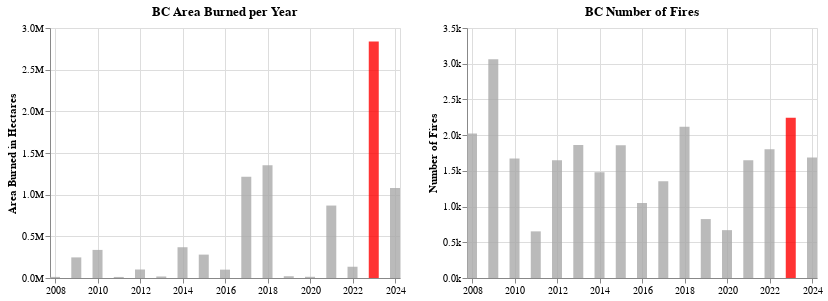

The code cell stored with this chart in its notebook:
### Code cell
#Area burned chart

bar = alt.Chart(fires).mark_bar(opacity=0.8, color='darkgray', size = 10).encode(
    alt.X('date:T', title=None),
    alt.Y('area_burned:Q', title='Area Burned in Hectares', axis=alt.Axis(format='s')),
    color=alt.condition(
        alt.datum.year == 2023,  # If the country is "US" this test returns True,
        alt.value('red'),     # highlight a bar with red.
        alt.value('darkgrey')   # And grey for the rest of the bars
     ),
    tooltip=[alt.Tooltip('year', title="Year"), alt.Tooltip('area_burned', title="Area Burned")]
).properties(width=350, height=250, title='BC Area Burned per Year')


bar2 = alt.Chart(fires).mark_bar(opacity=0.8, color='red', size = 10).encode(
    alt.X('date:T', title=None),
    alt.Y('fire_no:Q', title='Number of Fires', axis=alt.Axis(format='s')),
    color=alt.condition(
        alt.datum.year == 2023,  # If the country is "US" this test returns True,
        alt.value('red'),     # highlight a bar with red.
        alt.value('darkgrey')   # And grey for the rest of the bars
     ),
    tooltip=[alt.Tooltip('year', title="Year"), alt.Tooltip('fire_no', title="Number of Fires")]
).properties(width=350, height=250, title='BC Number of Fires')


bar | bar2

### Figure 1 — Vega-Lite specification as saved in the notebook (floating-point values rounded to 4 significant figures)
{"config": {"view": {"continuousWidth": 300, "continuousHeight": 300}}, "hconcat": [{"mark": {"type": "bar", "color": "darkgray", "opacity": 0.8, "size": 10}, "encoding": {"color": {"condition": {"test": "(datum.year === 2023)", "value": "red"}, "value": "darkgrey"}, "tooltip": [{"field": "year", "title": "Year", "type": "quantitative"}, {"field": "area_burned", "title": "Area Burned", "type": "quantitative"}], "x": {"field": "date", "title": null, "type": "temporal"}, "y": {"axis": {"format": "s"}, "field": "area_burned", "title": "Area Burned in Hectares", "type": "quantitative"}}, "height": 250, "title": "BC Area Burned per Year", "width": 350}, {"mark": {"type": "bar", "color": "red", "opacity": 0.8, "size": 10}, "encoding": {"color": {"condition": {"test": "(datum.year === 2023)", "value": "red"}, "value": "darkgrey"}, "tooltip": [{"field": "year", "title": "Year", "type": "quantitative"}, {"field": "fire_no", "title": "Number of Fires", "type": "quantitative"}], "x": {"field": "date", "title": null, "type": "temporal"}, "y": {"axis": {"format": "s"}, "field": "fire_no", "title": "Number of Fires", "type": "quantitative"}}, "height": 250, "title": "BC Number of Fires", "width": 350}], "data": {"name": "data-3e08916b9b8d7ddbcb95deb383a48d63"}, "$schema": "https://vega.github.io/schema/vega-lite/v5.8.0.json", "datasets": {"data-3e08916b9b8d7ddbcb95deb383a48d63": [{"date": "2008-01-01T00:00:00", "area_burned": 13240, "fire_no": 2023, "avg_size": 6.5, "year": 2008}, {"date": "2009-01-01T00:00:00", "area_burned": 247419, "fire_no": 3064, "avg_size": 80.8, "year": 2009}, {"date": "2010-01-01T00:00:00", "area_burned": 337149, "fire_no": 1672, "avg_size": 201.6, "year": 2010}, {"date": "2011-01-01T00:00:00", "area_burned": 12604, "fire_no": 653, "avg_size": 19.3, "year": 2011}, {"date": "2012-01-01T00:00:00", "area_burned": 102122, "fire_no": 1649, "avg_size": 61.9, "year": 2012}, {"date": "2013-01-01T00:00:00", "area_burned": 18298, "fire_no": 1861, "avg_size": 9.8, "year": 2013}, {"date": "2014-01-01T00:00:00", "area_burned": 369168, "fire_no": 1481, "avg_size": 249.3, "year": 2014}, {"date": "2015-01-01T00:00:00", "area_burned": 280605, "fire_no": 1858, "avg_size": 151.0, "year": 2015}, {"date": "2016-01-01T00:00:00", "area_burned": 100366, "fire_no": 1050, "avg_size": 95.6, "year": 2016}, {"date": "2017-01-01T00:00:00", "area_burned": 1216053, "fire_no": 1353, "avg_size": 898.8, "year": 2017}, {"date": "2018-01-01T00:00:00", "area_burned": 1354284, "fire_no": 2117, "avg_size": 639.7, "year": 2018}, {"date": "2019-01-01T00:00:00", "area_burned": 21138, "fire_no": 825, "avg_size": 25.6, "year": 2019}, {"date": "2020-01-01T00:00:00", "area_burned": 14536, "fire_no": 670, "avg_size": 21.7, "year": 2020}, {"date": "2021-01-01T00:00:00", "area_burned": 869300, "fire_no": 1647, "avg_size": 527.8, "year": 2021}, {"date": "2022-01-01T00:00:00", "area_burned": 135235, "fire_no": 1801, "avg_size": 75.1, "year": 2022}, {"date": "2023-01-01T00:00:00", "area_burned": 2839220, "fire_no": 2245, "avg_size": 1119.0, "year": 2023}, {"date": "2024-01-01T00:00:00", "area_burned": 1081136, "fire_no": 1687, "avg_size": 640.9, "year": 2024}]}}
